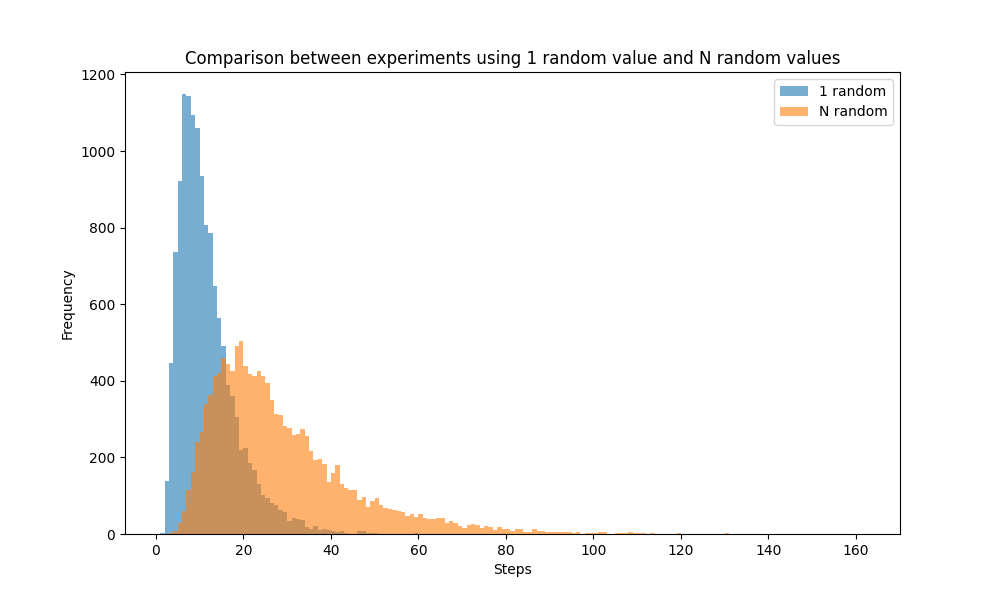
#> input picture input_images/1.png, 1000 x 600 px; its folder holds 3 pictures in this run
$ python reduce_dims.py
#> lines starting #> are read from the running program, lines starting #| are printed output that depends on the picture
import os
from PIL import Image


def resize_images_in_folder(folder_path):
#> called with folder_path = 'input_images'
    output_folder = os.path.join("input_images_resized")
    os.makedirs(output_folder, exist_ok=True)

    for filename in os.listdir(folder_path):
        input_path = os.path.join(folder_path, filename)

        if os.path.isfile(input_path) and filename.lower().endswith(("png", "jpg", "jpeg", "bmp", "gif")):
            with Image.open(input_path) as img:
#> img is the input picture: PIL image 1000x600 RGBA; mean R, G, B, A 248, 246.7, 245.2, 255
                new_size = (img.width // 10, img.height // 10)
#> new_size = (100, 60)
                resized_img = img.resize(new_size, Image.LANCZOS)
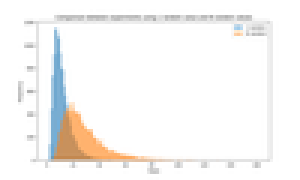
#> resized_img: PIL image 100x60 RGBA (shown 3 times larger); mean R, G, B, A 247.7, 246.4, 244.9, 255

                output_path = os.path.join(output_folder, filename)
                resized_img.save(output_path)
                print(f"Immagine ridotta: {filename} -> {new_size}")
#| Immagine ridotta: 1.png -> (100, 60)
#> pass 2 of the loop in resize_images_in_folder, `for filename in os.listdir(folder_path):`:
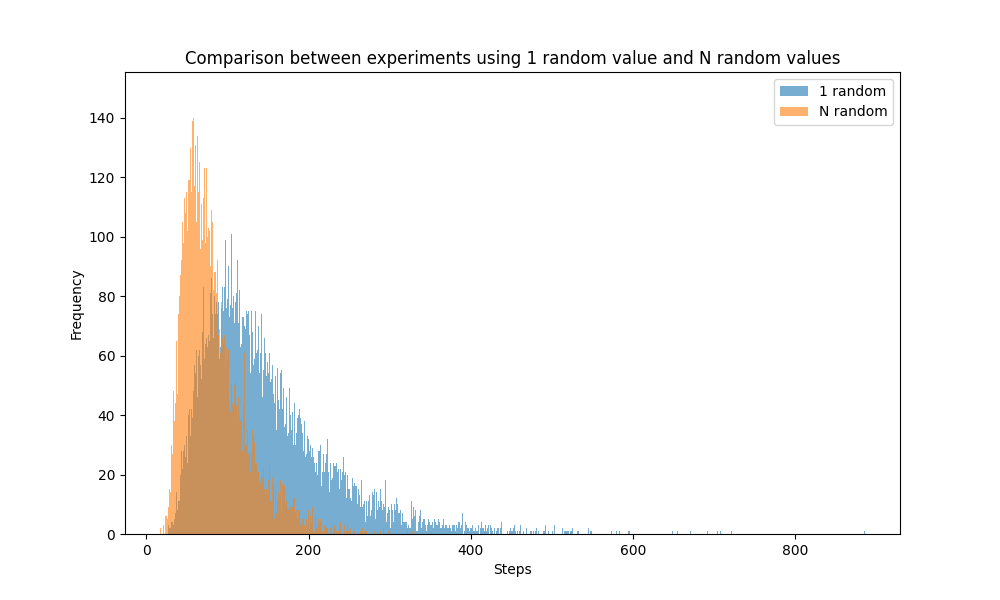
#> input picture input_images/2.png, 1000 x 600 px
#> in resize_images_in_folder, img is the input picture: PIL image 1000x600 RGBA; mean R, G, B, A 247.7, 246.7, 245.5, 255
#> in resize_images_in_folder, `resized_img = img.resize(new_size, Image.LANCZOS)`:
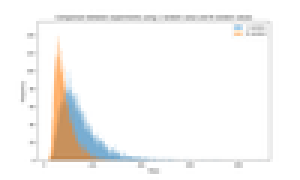
#> resized_img: PIL image 100x60 RGBA (shown 3 times larger); mean R, G, B, A 247.4, 246.4, 245.2, 255
#| Immagine ridotta: 2.png -> (100, 60)
#> pass 3 of the loop in resize_images_in_folder, `for filename in os.listdir(folder_path):`:
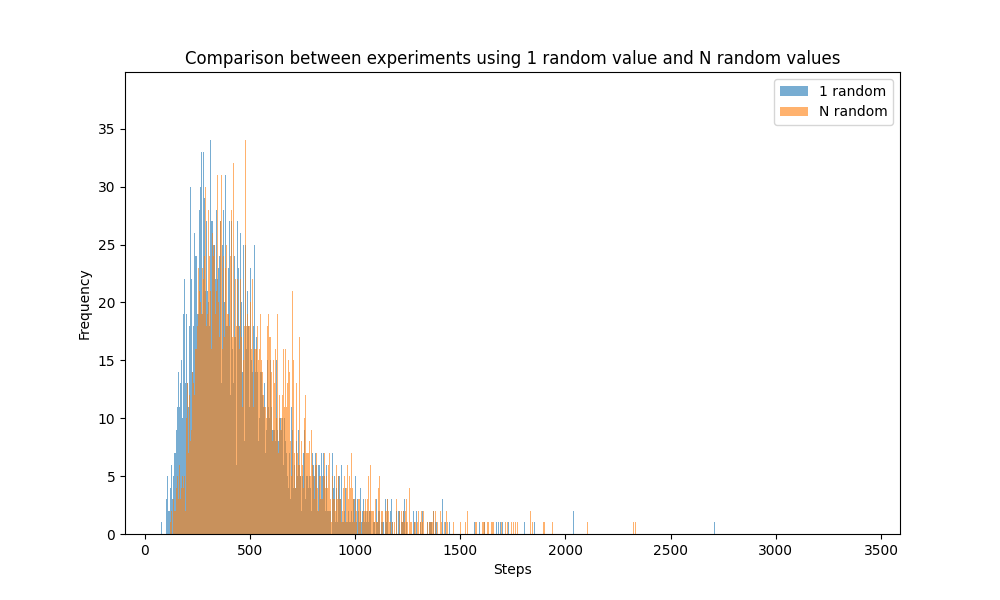
#> input picture input_images/3.png, 1000 x 600 px
#> in resize_images_in_folder, img is the input picture: PIL image 1000x600 RGBA; mean R, G, B, A 248.6, 246.3, 244.1, 255
#> in resize_images_in_folder, `resized_img = img.resize(new_size, Image.LANCZOS)`:
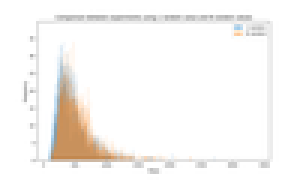
#> resized_img: PIL image 100x60 RGBA (shown 3 times larger); mean R, G, B, A 248.3, 246, 243.8, 255
#| Immagine ridotta: 3.png -> (100, 60)


folder_path = "input_images"  # Cambia con il percorso corretto
resize_images_in_folder(folder_path)
